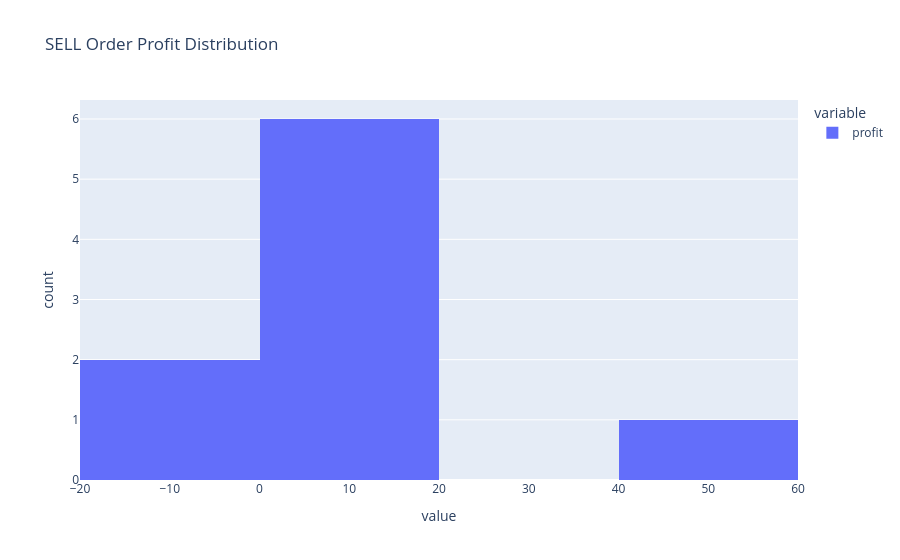

Here is the notebook cell this chart was saved with:
### Code cell
df_t[df_t.instruction == 'SELL']['profit'].hist(title='SELL Order Profit Distribution')

### Figure 1 — Plotly figure (JSON) as saved in the notebook; plotly's stock layout.template omitted (floating-point values rounded to 4 significant figures)
{"data": [{"alignmentgroup": "True", "bingroup": "x", "hovertemplate": "variable=profit<br>value=%{x}<br>count=%{y}<extra></extra>", "legendgroup": "profit", "marker": {"color": "#636efa", "pattern": {"shape": ""}}, "name": "profit", "offsetgroup": "profit", "orientation": "v", "showlegend": true, "type": "histogram", "x": [-18.05, 11.0, 2.365, 0.8761, -0.07946, 1.397, 0.0458, 0.5635, 51.18], "xaxis": "x", "yaxis": "y"}], "layout": {"autosize": true, "barmode": "relative", "legend": {"title": {"text": "variable"}, "tracegroupgap": 0}, "title": {"text": "SELL Order Profit Distribution"}, "xaxis": {"anchor": "y", "autorange": true, "domain": [0, 1], "range": [-20, 60], "title": {"text": "value"}, "type": "linear"}, "yaxis": {"anchor": "x", "autorange": true, "domain": [0, 1], "range": [0, 6.316], "title": {"text": "count"}}}}
